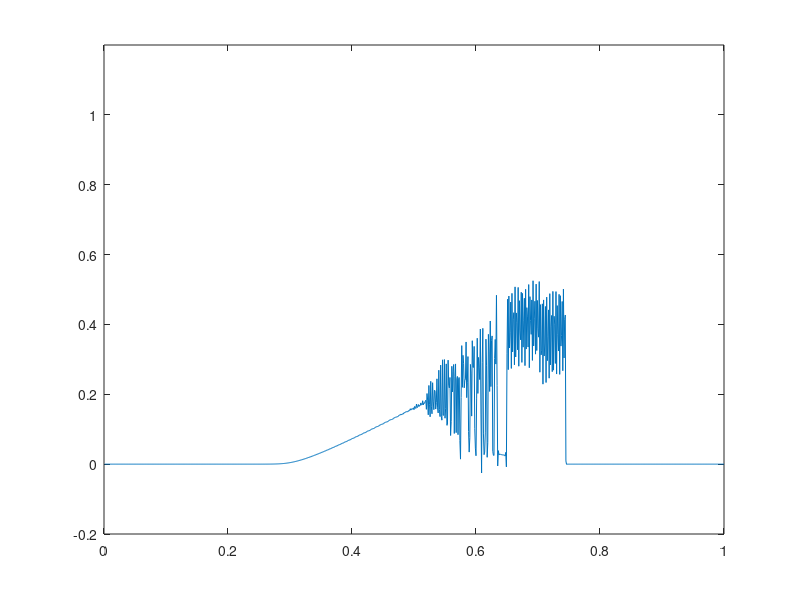
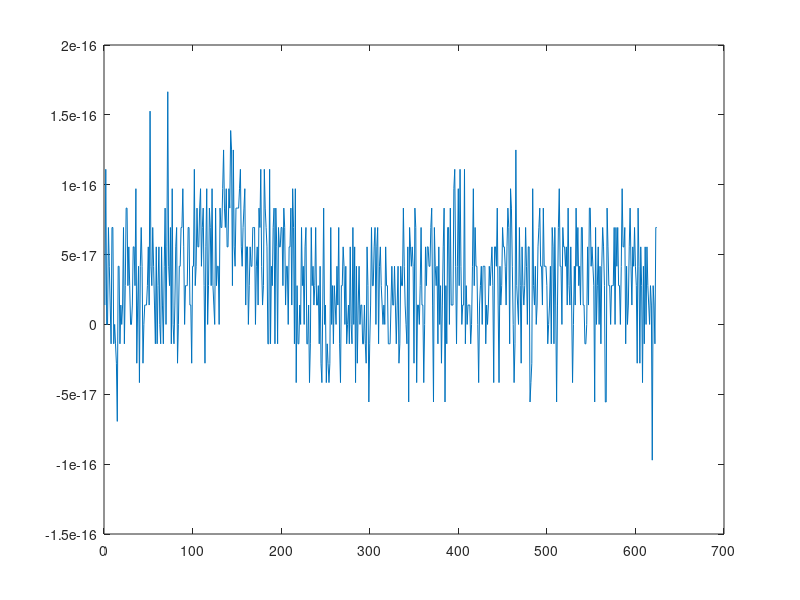

MATLAB code to generate these figures, in order:
clc; clear all; close all;

n=1000;
h=1./n;
x=[h:h:1]';

cfl=.8;
ddt=cfl*h/.5;
tmax=1;

k=diag(ones(n-1,1),1)-diag(ones(n-1,1),-1);
k(1,end)=-1; k(end,1)=1;
k=sparse(k./(2*h));
p=1/6*diag(ones(n-1,1),1)+1/6*diag(ones(n-1,1),-1)+4/6*eye(n,n);
p(end,1)=1/6; p(1,end)=1/6;
p=sparse(p);

opt_ftr='redonnet';
if strcmp(opt_ftr,'redonnet10')==1
    ftr0=772/1024;
    ftr1=420/1024;
    ftr2=-240/1024;
    ftr3=90/1024;
    ftr4=-20/1024;
    ftr5=2/1024;
    J=diag(ones(n-1,1),1); J(end,1)=1;
    ftr=ftr0.*eye(n,n)+ftr1/2*(J+J^(n-1))+ftr2/2*(J^2+J^(n-2))+ftr3/2*(J^3+J^(n-3))+ftr4/2*(J^4+J^(n-4))+ftr5/2*(J^5+J^(n-5));
elseif strcmp(opt_ftr,'redonnet4')==1
    ftr0=10/16;
    ftr1=8/16;
    ftr2=-2/16;
    J=diag(ones(n-1,1),1); J(end,1)=1;
    ftr=ftr0.*eye(n,n)+ftr1/2*(J+J^(n-1))+ftr2/2*(J^2+J^(n-2));
elseif strcmp(opt_ftr,'redonnet2')==1
    ftr0=1/2;
    ftr1=1/2;
    J=diag(ones(n-1,1),1); J(end,1)=1;
    ftr=ftr0.*eye(n,n)+ftr1/2*(J+J^(n-1));
else
    ftr=speye(n,n);
end

%u=.5+.4*sin(2*pi*x);
u=exp(-500*(x-.4).^2);
int=sum(u)*h;

e=[];cons=[];
t=0;
while t+ddt<tmax
     clc; t=t+ddt
    
    fu=u;
    du=k*(fu.^2);
    w=p\du;
    k1=-.5*w;
    
    fu=u+ddt/2.*k1;
    du=k*(fu.^2);
    w=p\du;
    k2=-.5*w;
    
    fu=u+ddt/2.*k2;
    du=k*(fu.^2);
    w=p\du;
    k3=-.5*w;
    
    fu=u+ddt.*k3;
    du=k*(fu.^2);
    w=p\du;
    k4=-.5*w;
    
    fu=u+ddt/6*(k1+2*k2+2*k3+k4);
    u=ftr*fu;
    
    cons=[cons sum(u)*h-int];
    
    pause(0.001)
    clf
    figure(1)
    plot(x,u)
    axis([0 1 -0.2 1.2])
end

figure(2)
plot(cons)
